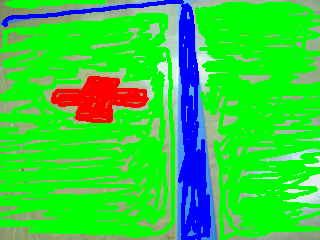
#> input picture Practica 2 - Percepcion Computacional/imagen_marcada.png, 320 x 240 px; its folder holds only this picture in this run
$ python -i BrainFollowLine.py   (imports and definitions only)
#> lines starting #> are read from the running program, lines starting #| are printed output that depends on the picture; after the words box and inside, x2 and y2 are one past the last pixel; in counts of white or black regions, pixels touching at a corner belong together
#> further down, picture is the input picture: shape (240, 320, 3); mean B, G, R 60.7, 207.6, 51.2
from pyrobot.brain import Brain

import os
import re
import glob
import math

import cv2
import numpy as np
from sklearn.discriminant_analysis import LinearDiscriminantAnalysis


# RUTAS Y CONSTANTES GLOBALES

_AQUI = os.path.dirname(os.path.abspath(__file__))
RUTA_DATASET_MARCAS = os.path.join(_AQUI, 'marcas-capturasStage')
CLASES_MARCAS = ('man', 'stairs', 'telephone', 'woman')
_RX_MARCA = re.compile(r'^([a-z]+)[-_]\d+\.png$', re.IGNORECASE)

_KERNEL_3 = cv2.getStructuringElement(cv2.MORPH_ELLIPSE, (3, 3))
_KERNEL_5 = cv2.getStructuringElement(cv2.MORPH_ELLIPSE, (5, 5))

_HSV_AZUL_LO  = np.array([ 90,  60,  40], dtype=np.uint8)
_HSV_AZUL_HI  = np.array([130, 255, 255], dtype=np.uint8)

_HSV_ROJO_LO1 = np.array([  0,  80,  50], dtype=np.uint8)
_HSV_ROJO_HI1 = np.array([ 12, 255, 255], dtype=np.uint8)
_HSV_ROJO_LO2 = np.array([165,  80,  50], dtype=np.uint8)
_HSV_ROJO_HI2 = np.array([179, 255, 255], dtype=np.uint8)
_HSV_MAG_LO   = np.array([130,  50,  40], dtype=np.uint8)
_HSV_MAG_HI   = np.array([165, 255, 255], dtype=np.uint8)

_HSV_ROJO_MARCA_LO1 = np.array([  0, 100,  70], dtype=np.uint8)
_HSV_ROJO_MARCA_HI1 = np.array([ 12, 255, 255], dtype=np.uint8)
_HSV_ROJO_MARCA_LO2 = np.array([165, 100,  70], dtype=np.uint8)
_HSV_ROJO_MARCA_HI2 = np.array([179, 255, 255], dtype=np.uint8)


def _clamp(valor, minimo=-1.0, maximo=1.0):
    return max(minimo, min(maximo, valor))


# SEGMENTACION HSV
def _filtrar_componentes(mask, area_min=80):
    mask = mask.astype(np.uint8)
    n, labels, stats, _ = cv2.connectedComponentsWithStats(mask, connectivity=8)
    out = np.zeros_like(mask, dtype=np.uint8)
    for i in range(1, n):
        if stats[i, cv2.CC_STAT_AREA] >= area_min:
            out[labels == i] = 255
    return out > 0


def segmentar_hsv(bgr):
    hsv = cv2.cvtColor(bgr, cv2.COLOR_BGR2HSV)
#> hsv: shape (240, 320, 3); mean H, S, V 61.1, 202.2, 235.6

    m_lin = cv2.inRange(hsv, _HSV_AZUL_LO, _HSV_AZUL_HI)
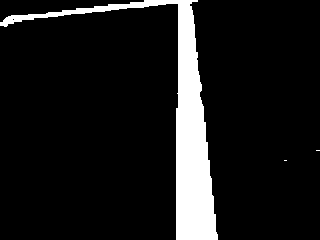
#> m_lin: shape (240, 320); 9.9% white; 3 white regions (2 under 20 px), largest, box (x1, y1, x2, y2) and area: (0, 0, 218, 240) 7634
    m_lin = cv2.morphologyEx(m_lin, cv2.MORPH_OPEN,  _KERNEL_3, iterations=1)
#> m_lin: shape (240, 320); 9.9% white; 1 white region, box (x1, y1, x2, y2) and area: (0, 0, 218, 240) 7617
    m_lin = cv2.morphologyEx(m_lin, cv2.MORPH_CLOSE, _KERNEL_5, iterations=2)
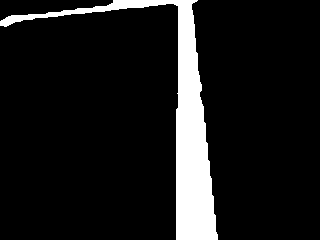
#> m_lin: shape (240, 320); 10.1% white; 1 white region, box (x1, y1, x2, y2) and area: (0, 0, 218, 240) 7752
    m_lin = _filtrar_componentes(m_lin, area_min=750)
#> in _filtrar_componentes, `n, labels, stats, _ = cv2.connectedComponentsWithStats(mask, connectiv..`: n = 2; stats = [[0, 0, 320, 240, 69048], [0, 0, 218, 240, 7752]]

    m_rojo = (cv2.inRange(hsv, _HSV_ROJO_LO1, _HSV_ROJO_HI1) |
              cv2.inRange(hsv, _HSV_ROJO_LO2, _HSV_ROJO_HI2) |
              cv2.inRange(hsv, _HSV_MAG_LO,   _HSV_MAG_HI))
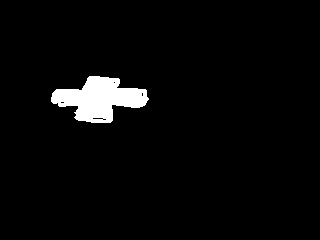
#> m_rojo: shape (240, 320); 3.4% white; 1 white region, box (x1, y1, x2, y2) and area: (51, 76, 149, 123) 2628
    m_rojo = cv2.morphologyEx(m_rojo, cv2.MORPH_OPEN,  _KERNEL_3, iterations=1)
#> m_rojo: shape (240, 320); 3.4% white; 1 white region, box (x1, y1, x2, y2) and area: (51, 76, 149, 123) 2627
    m_rojo = cv2.morphologyEx(m_rojo, cv2.MORPH_CLOSE, _KERNEL_3, iterations=1)
#> m_rojo: shape (240, 320); 3.5% white; 1 white region, box (x1, y1, x2, y2) and area: (51, 76, 149, 123) 2654
    m_rojo = _filtrar_componentes(m_rojo, area_min=350)

    return m_lin, m_rojo


# DESCRIPTOR DE FORMA + LDA DE MARCAS
# [91 lines left out: functions _silueta_y_descriptor, entrenar_lda_marcas, predecir_marca, not called in this run]


# CEREBRO PRINCIPAL
class BrainFollowLine(Brain):

    CAM_W, CAM_H = 640, 360

    SLOW_FORWARD, FULL_FORWARD = 0.08, 0.60
    KP                    = 1.2
    CRUCE_KP              = 1.8

    # ---- Percepcion ----
    FRANJA_ERROR, BANDA_BORDE = 60, 6
    MIN_SEGMENTO, FUSION_GAP  = 12, 18
    JUNCTION_Y_FRAC           = 0.75
    JUNCTION_MIN_RUN          = 6
    SIDE_EXIT_Y_FRAC          = 0.70

    AREA_MIN_FLECHA           = 350
    MARCA_AREA_MIN            = 450

    FLECHA_CIRC_MAX           = 0.45
    FLECHA_ELONG_MIN          = 2.5
    FLECHA_ASIM_MIN           = 0.30

    MARCA_UMBRAL_CONF_ALTO    = 0.55
    MARCA_UMBRAL_CONF_BAJO    = 0.35
    MARCA_FILTRO_RANGOS       = False

    MARCA_COOLDOWN, ARROW_TTL = 25, 300

    # ---- LOCK de la salida elegida en cruce ----
    CRUCE_LOCK_TICKS_MIN  = 30

    # ---- Evasion ----
    DIST_FRONTAL_OBST     = 0.35
    DIST_FRENTE_LIBRE     = 0.40
    DIST_OBJETIVO_PARED   = 0.40
    AVOID_TICKS_MIN       = 80
    AVOID_TICKS_MAX       = 250
    AVOID_FLAG            = -1.0
    POST_AVOID_GRACE      = 60
    PRINT_EVERY_N_FRAMES  = 15

    AVOID_CORNER_LEFT     = 0.60
    AVOID_EXIT_LEFT       = 0.60
    AVOID_WALL_GAIN       = 2.5

    # SETUP / DESTROY
    # [44 lines left out: functions setup, destroy, leer_distancias, not called in this run]

    def actualizar_temporizadores(self):
        if self.cooldown_marca:   self.cooldown_marca   -= 1
        if self.post_avoid_grace: self.post_avoid_grace -= 1

    # [6 lines left out: function calcular_error_linea, not called in this run]

    def _linea_cerca(self, m_lin):
        return int(m_lin[-20:, :].sum()) > 200

    # PERCEPCION: EXTREMOS, CRUCES Y FLECHA
    # [376 lines left out: functions detectar_extremos, junction_y, hay_cruce_inminente, detectar_flecha, _reportar_marca, procesar_rojo and 8 more, not called in this run]

>>> import cv2
>>> picture = cv2.imread('../Practica 2 - Percepcion Computacional/imagen_marcada.png')
>>> result = segmentar_hsv(picture)
